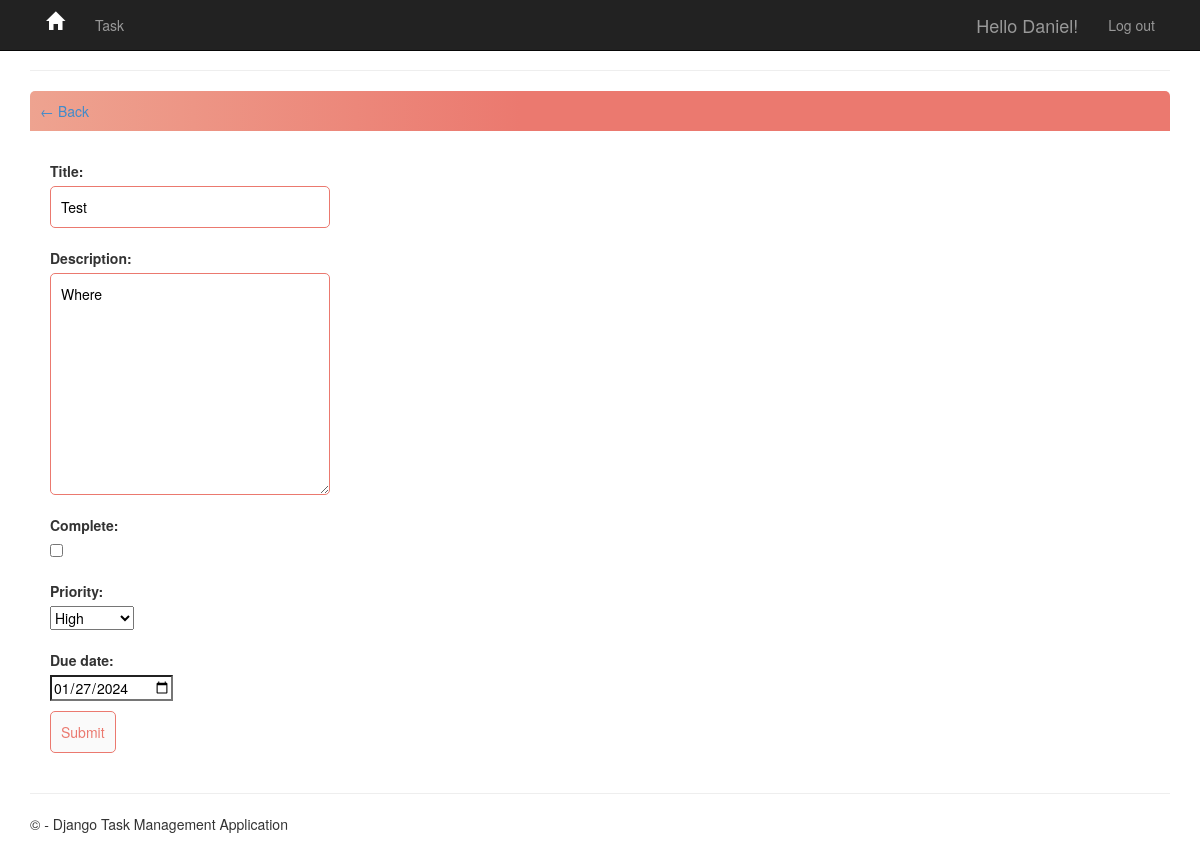
The app's page /task-update/36/ (signed in) with its own data.
### app/models.py (models this page shows, shortened)
class Task(models.Model):
    PRIORITY_CHOICES = [
        ('L', 'Low'),
        ('M', 'Medium'),
        ('H', 'High'),
        ('F', 'Fast Lane'),
    ]
    due_date = models.DateField(
        auto_now_add=False, auto_now=False, blank=True, null=True)
    user = models.ForeignKey(
        User, on_delete=models.CASCADE, null=True, blank=True)
    title = models.CharField(max_length=200)
    description = models.TextField(null=True, blank=True)
    complete = models.BooleanField(default=False)
    create = models.DateTimeField(auto_now_add=True)
    update = models.DateTimeField(auto_now=True)
    priority = models.CharField(
        max_length=1,
        choices=PRIORITY_CHOICES,
        default='L',
    )
    class Meta:
        ordering = ['complete']

### app/views.py (the view)
# urls.py: path('task-update/<int:pk>/', views.TaskUpdate.as_view(), name='task-update'),
class TaskUpdate(LoginRequiredMixin, UpdateView):
    model = Task
    form_class = TaskForm
    template_name = 'app/task_form.html'
    success_url = reverse_lazy('tasks')

### app/forms.py
class TaskForm(ModelForm):
    class Meta:
        model = Task
        fields = ['title', 'description', 'complete', 'priority', 'due_date']
        widgets = {
            'due_date': DateInput(),
        }

### app/templates/app/task_form.html (shortened to what this page needs)
{% extends 'app/layout.html' %}
{% block content %}
<hr />
<div class="header-bar">
    <a href="{% url 'tasks' %}">&#8592; Back</a>
</div>
<div class="card-body">
    <form method="POST" action="">
        {{ form.as_p }}
        <input class="button" type="submit" value="Submit">
    </form>
</div>
{% endblock content %}

### app/templates/app/loginpartial.html (shortened to what this page needs)
{% if user.is_authenticated %}
<form id="logoutForm" action="/logout/" method="post" class="navbar-right">
    <ul class="nav navbar-nav navbar-right">
        <li><span class="navbar-brand">Hello {{ user.username }}!</span></li>
        <li><a href="javascript:document.getElementById('logoutForm').submit()">Log out</a></li>
    </ul>
</form>
{% else %}
<ul class="nav navbar-nav navbar-right">
    <li><a href="{% url 'login' %}">Log in</a></li>
    <li><a href="{% url 'signup' %}">Sign up</a></li>
</ul>
{% endif %}

### app/static/app/content/site.css (style rules this page uses)
body { padding-top: 50px; padding-bottom: 20px; }
input, select, textarea { max-width: 280px; }

### app/static/app/content/customcss.css (style rules this page uses)
.header-bar { display: flex; justify-content: space-between; color: #fff; padding: 10px; border-radius: 5px 5px 0 0; background: linear-gradient(90deg,#EEA390 0%, #EB796F 43%, #EB796F 100%); }
input[type=text], input[type=password], textarea { border: 1px solid #EB796F; border-radius: 5px; padding: 10px; width: 90%; }
label { padding-top: 10px !important; display: block; }
.button { border: 1px solid #EB796F; background-color: #FAFAFA; color: #EB796F; padding: 10px; font-size: 14px; border-radius: 5px; cursor: pointer; text-decoration: none; }
.card-body { padding: 20px; }

### records on screen
Task: title "Test", description "Where", priority "High", due_date "01/27/2024"

### other values on screen
{{ user.username }} "Daniel"
